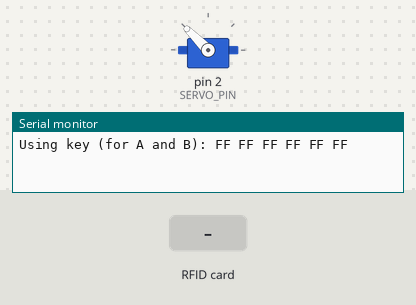
Recording of a sketch running on a simulated Arduino Mega 2560, built with avr-gcc and run on an emulated ATmega2560. Shown: servo, the last lines printed to the serial monitor. The inputs (shaded band) are chosen by the test bench.

Above: at 1.6 s.
1.7 s: RFID card FF FF FF FF held to the reader
At 2.4 s:
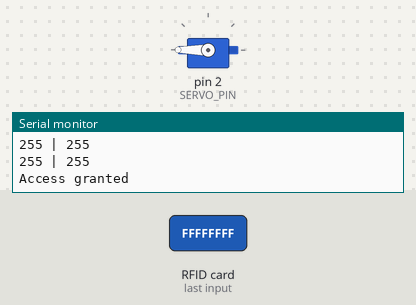
Timing chart, 0 to 13.2 s (numbered marks = the images above; inputs shaded):
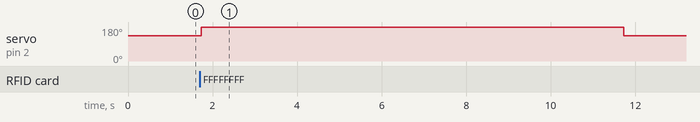

The sketch:

nfc.ino
```cpp
#include <SPI.h>
#include <MFRC522.h>
#include <Servo.h>

#define RST_PIN 5
#define SS_PIN 53
#define SERVO_PIN 2

MFRC522 mfrc522(SS_PIN, RST_PIN); // Create MFRC522 instance.

int card_uid[] = {0xFF, 0xFF, 0xFF, 0xFF}; //Change to match NFC card

MFRC522::MIFARE_Key key;

Servo lock;

void setup()
{
    Serial.begin(9600);
    SPI.begin();
    mfrc522.PCD_Init();
    for (byte i = 0; i < 6; i++)
    {
        key.keyByte[i] = 0xFF;
    }
    Serial.print(F("Using key (for A and B):"));
    dump_byte_array(key.keyByte, MFRC522::MF_KEY_SIZE);
    lock.attach(SERVO_PIN);
    lock.write(135);
    delay(400);
    lock.detach();
}

void loop()
{
    if (!mfrc522.PICC_IsNewCardPresent())
    {
        return;
    }
    if (!mfrc522.PICC_ReadCardSerial())
    {
        return;
    }
    Serial.print(F("Card UID:"));
    dump_byte_array(mfrc522.uid.uidByte, mfrc522.uid.size);
    Serial.println("\n");
    Serial.println(check_uid(mfrc522.uid.uidByte, mfrc522.uid.size));
    Serial.println();
    Serial.print(F("PICC type: "));
    MFRC522::PICC_Type piccType = mfrc522.PICC_GetType(mfrc522.uid.sak);
    Serial.println(mfrc522.PICC_GetTypeName(piccType));
    delay(3000);
}

void dump_byte_array(byte *buffer, byte bufferSize)
{
    for (byte i = 0; i < bufferSize; i++)
    {
        Serial.print(buffer[i] < 0x10 ? " 0" : " ");
        Serial.print(buffer[i], HEX);
    }
}

bool check_uid(byte *buffer, byte bufferSize)
{
    int correct = 0;
    for (byte i = 0; i < bufferSize; i++)
    {
        Serial.print(buffer[i]);
        Serial.print(" | ");
        Serial.println(card_uid[i]);
        if (buffer[i] == card_uid[i])
        {
            correct += 1;
        }
    }
    if (correct == 4)
    {
        Serial.println("Access granted");
        lock.attach(SERVO_PIN);
        lock.write(180);
        delay(10000);
        lock.write(135);
        delay(1000);
        lock.detach();
        return true;
    }
}
```

Measured:
- after the input at 1.7 s, servo on pin 2 (SERVO_PIN): 135° → 180° at once, → 135° 10.0 s later
